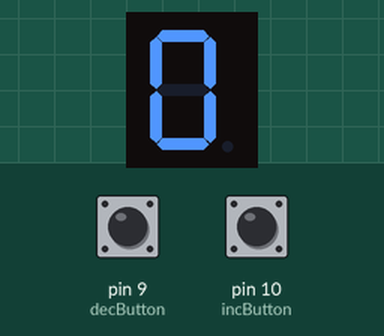
This sketch was run on a simulated Arduino Uno, built with avr-gcc and run on an emulated ATmega328P. On the bench: 1-digit seven-segment display. Wiring (inferred from the names in the program): 1-digit 7-segment display, segments lit when LOW: segments pin 2, pin 3, pin 4, pin 5, pin 6, pin 7, pin 8. Inputs (shaded band) come from the test bench; at power-on: pin 10 (incButton) LOW, pin 9 (decButton) LOW. The segment pins are drawn as the display they are named for.

Above: at 1.2 s.
1.3 s: pin 10 (incButton) pulled HIGH for 0.15 s
At 1.7 s:
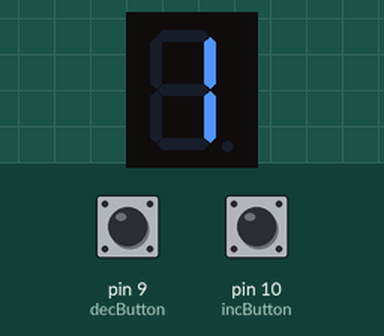
2.9 s: pin 10 (incButton) pulled HIGH for 1 s
At 4.2 s:
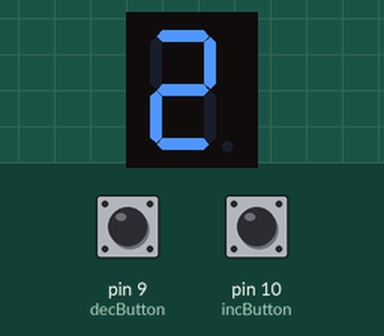
Timing chart, 0 to 5.9 s (numbered marks = the images above; inputs shaded):
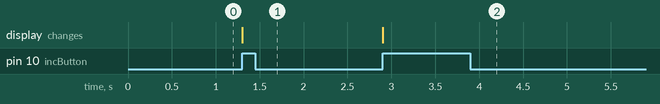

Measured:
- after the input at 1.3 s, the display: changes at once (image 1)
- after the input at 2.9 s, the display: changes at once (image 2)

The sketch:

Lab_Exercise_2.ino
```cpp
int segmentPins[7] = {2, 3, 4, 5, 6, 7, 8};

int decButton = 9;
int incButton = 10;

int number = 0;

int digits[10][7] = {
  {1, 1, 1, 1, 1, 1, 0},
  {0, 1, 1, 0, 0, 0, 0},
  {1, 1, 0, 1, 1, 0, 1},
  {1, 1, 1, 1, 0, 0, 1},
  {0, 1, 1, 0, 0, 1, 1},
  {1, 0, 1, 1, 0, 1, 1},
  {1, 0, 1, 1, 1, 1, 1},
  {1, 1, 1, 0, 0, 0, 0},
  {1, 1, 1, 1, 1, 1, 1},
  {1, 1, 1, 1, 0, 1, 1}
};

void setup() {
  for (int i=0; i<7; i++) pinMode(segmentPins[i], OUTPUT);

  pinMode(decButton, INPUT);
  pinMode(incButton, INPUT);

  displayNumber(0);
}

void displayNumber(int num) {
  for (int i=0; i<7; i++) {
    digitalWrite(segmentPins[i], !digits[num][i]);
  }
}

void loop() {
  if(digitalRead(incButton)==HIGH) {
    if(number<9) number++;
    displayNumber(number);
    while(digitalRead(incButton)==HIGH);
    delay(200);
  }

  if(digitalRead(decButton)==HIGH) {
    if(number>0) number--;
    displayNumber(number);
    while(digitalRead(decButton)==HIGH);
    delay(200);
  }
}
```
